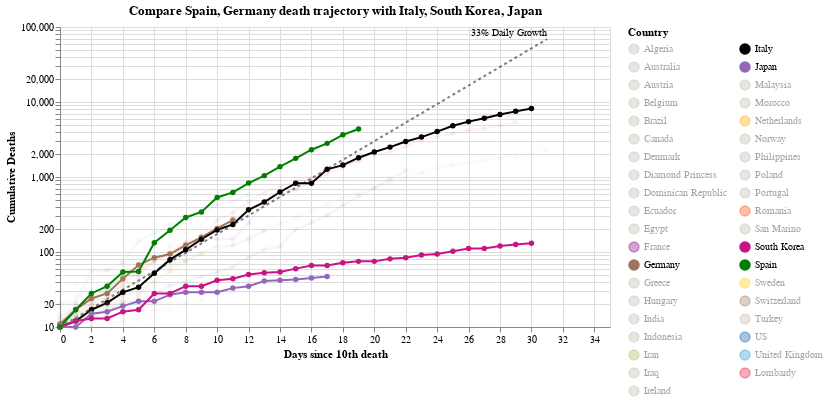

The notebook cell saved with this chart:
### Code cell
#hide_input
chart2 = make_since_chart(['Spain', 'Germany'])
chart2

### Figure 1 — Vega-Lite specification as saved in the notebook (floating-point values rounded to 4 significant figures; data arrays with more than 128 entries replaced by an {"elided": "..."} marker saying what was removed)
{"config": {"view": {"continuousWidth": 400, "continuousHeight": 300}}, "layer": [{"mark": {"type": "line", "color": "black", "opacity": 0.5, "strokeDash": [3, 3]}, "encoding": {"x": {"type": "quantitative", "field": "Days since 10th death"}, "y": {"type": "quantitative", "field": "Confirmed Cases"}}}, {"mark": {"type": "text", "align": "right", "dy": -6, "fontSize": 10, "text": "33% Daily Growth"}, "encoding": {"x": {"type": "quantitative", "field": "Days since 10th death"}, "y": {"type": "quantitative", "field": "Confirmed Cases"}}, "transform": [{"filter": "(datum['Days since 10th death'] >= 31)"}]}, {"data": {"name": "data-6aeb6ab06bbfc933184dd2b294930324"}, "mark": {"type": "line", "point": true}, "encoding": {"color": {"type": "nominal", "field": "Country", "legend": {"columns": 2, "symbolLimit": 100}, "scale": {"domain": ["Algeria", "Australia", "Austria", "Belgium", "Brazil", "Canada", "Denmark", "Diamond Princess", "Dominican Republic", "Ecuador", "Egypt", "France", "Germany", "Greece", "Hungary", "India", "Indonesia", "Iran", "Iraq", "Ireland", "Italy", "Japan", "Malaysia", "Morocco", "Netherlands", "Norway", "Philippines", "Poland", "Portugal", "Romania", "San Marino", "South Korea", "Spain", "Sweden", "Switzerland", "Turkey", "US", "United Kingdom", "Lombardy"], "range": ["#C1B7AD", "#C1B7AD", "#C1B7AD", "#C1B7AD", "#C1B7AD", "#C1B7AD", "#C1B7AD", "#C1B7AD", "#C1B7AD", "#C1B7AD", "#C1B7AD", "purple", "#9D755D", "#C1B7AD", "#C1B7AD", "#C1B7AD", "#C1B7AD", "#A1BA59", "#C1B7AD", "#C1B7AD", "black", "#9467bd", "#C1B7AD", "#C1B7AD", "orange", "#C1B7AD", "#C1B7AD", "#C1B7AD", "#C1B7AD", "#FF4500", "#C1B7AD", "#C71585", "green", "#FFCD00", "#9D755D", "#C1B7AD", "#0059B3", "#2495D3", "#DC143C"]}}, "opacity": {"condition": {"value": 1, "selection": "selector002"}, "value": 0.05}, "tooltip": [{"type": "nominal", "field": "Country"}, {"type": "temporal", "field": "Date"}, {"type": "quantitative", "field": "Confirmed Cases"}, {"type": "quantitative", "field": "Days since 10th death"}], "x": {"type": "quantitative", "field": "Days since 10th death"}, "y": {"type": "quantitative", "axis": {"title": "Cumulative Deaths"}, "field": "Confirmed Cases", "scale": {"type": "log"}}}, "selection": {"selector002": {"type": "multi", "fields": ["Country"], "bind": "legend", "init": [{"Country": "Spain"}, {"Country": "Germany"}, {"Country": "Italy"}, {"Country": "South Korea"}, {"Country": "Japan"}]}}, "width": 550}, {"data": {"name": "data-6aeb6ab06bbfc933184dd2b294930324"}, "mark": {"type": "text", "align": "right", "dy": -8, "fontWeight": "bold"}, "encoding": {"color": {"type": "nominal", "field": "Country", "legend": {"columns": 2, "symbolLimit": 100}, "scale": {"domain": ["Algeria", "Australia", "Austria", "Belgium", "Brazil", "Canada", "Denmark", "Diamond Princess", "Dominican Republic", "Ecuador", "Egypt", "France", "Germany", "Greece", "Hungary", "India", "Indonesia", "Iran", "Iraq", "Ireland", "Italy", "Japan", "Malaysia", "Morocco", "Netherlands", "Norway", "Philippines", "Poland", "Portugal", "Romania", "San Marino", "South Korea", "Spain", "Sweden", "Switzerland", "Turkey", "US", "United Kingdom", "Lombardy"], "range": ["#C1B7AD", "#C1B7AD", "#C1B7AD", "#C1B7AD", "#C1B7AD", "#C1B7AD", "#C1B7AD", "#C1B7AD", "#C1B7AD", "#C1B7AD", "#C1B7AD", "purple", "#9D755D", "#C1B7AD", "#C1B7AD", "#C1B7AD", "#C1B7AD", "#A1BA59", "#C1B7AD", "#C1B7AD", "black", "#9467bd", "#C1B7AD", "#C1B7AD", "orange", "#C1B7AD", "#C1B7AD", "#C1B7AD", "#C1B7AD", "#FF4500", "#C1B7AD", "#C71585", "green", "#FFCD00", "#9D755D", "#C1B7AD", "#0059B3", "#2495D3", "#DC143C"]}}, "opacity": {"condition": {"value": 1, "selection": "selector002"}, "value": 0.05}, "text": {"type": "nominal", "field": "Country"}, "tooltip": [{"type": "nominal", "field": "Country"}, {"type": "temporal", "field": "Date"}, {"type": "quantitative", "field": "Confirmed Cases"}, {"type": "quantitative", "field": "Days since 10th death"}], "x": {"type": "quantitative", "field": "Days since 10th death"}, "y": {"type": "quantitative", "axis": {"title": "Cumulative Deaths"}, "field": "Confirmed Cases", "scale": {"type": "log"}}}, "transform": [{"filter": "(datum['Date'] >= 1585267200000)"}], "width": 550}], "data": {"name": "data-4522454e0bdd668e22e8700eaabcc706"}, "title": "Compare Spain, Germany death trajectory with Italy, South Korea, Japan", "$schema": "https://vega.github.io/schema/vega-lite/v4.0.2.json", "datasets": {"data-4522454e0bdd668e22e8700eaabcc706": [{"Days since 10th death": 0, "Confirmed Cases": 10.0}, {"Days since 10th death": 1, "Confirmed Cases": 13.3}, {"Days since 10th death": 2, "Confirmed Cases": 17.69}, {"Days since 10th death": 3, "Confirmed Cases": 23.53}, {"Days since 10th death": 4, "Confirmed Cases": 31.29}, {"Days since 10th death": 5, "Confirmed Cases": 41.62}, {"Days since 10th death": 6, "Confirmed Cases": 55.35}, {"Days since 10th death": 7, "Confirmed Cases": 73.61}, {"Days since 10th death": 8, "Confirmed Cases": 97.91}, {"Days since 10th death": 9, "Confirmed Cases": 130.2}, {"Days since 10th death": 10, "Confirmed Cases": 173.2}, {"Days since 10th death": 11, "Confirmed Cases": 230.3}, {"Days since 10th death": 12, "Confirmed Cases": 306.4}, {"Days since 10th death": 13, "Confirmed Cases": 407.4}, {"Days since 10th death": 14, "Confirmed Cases": 541.9}, {"Days since 10th death": 15, "Confirmed Cases": 720.7}, {"Days since 10th death": 16, "Confirmed Cases": 958.6}, {"Days since 10th death": 17, "Confirmed Cases": 1275.0}, {"Days since 10th death": 18, "Confirmed Cases": 1696.0}, {"Days since 10th death": 19, "Confirmed Cases": 2255.0}, {"Days since 10th death": 20, "Confirmed Cases": 2999.0}, {"Days since 10th death": 21, "Confirmed Cases": 3989.0}, {"Days since 10th death": 22, "Confirmed Cases": 5306.0}, {"Days since 10th death": 23, "Confirmed Cases": 7056.0}, {"Days since 10th death": 24, "Confirmed Cases": 9385.0}, {"Days since 10th death": 25, "Confirmed Cases": 12480.0}, {"Days since 10th death": 26, "Confirmed Cases": 16600.0}, {"Days since 10th death": 27, "Confirmed Cases": 22080.0}, {"Days since 10th death": 28, "Confirmed Cases": 29370.0}, {"Days since 10th death": 29, "Confirmed Cases": 39060.0}, {"Days since 10th death": 30, "Confirmed Cases": 51950.0}, {"Days since 10th death": 31, "Confirmed Cases": 69090.0}], "data-6aeb6ab06bbfc933184dd2b294930324": {"elided": "409 records"}}}
